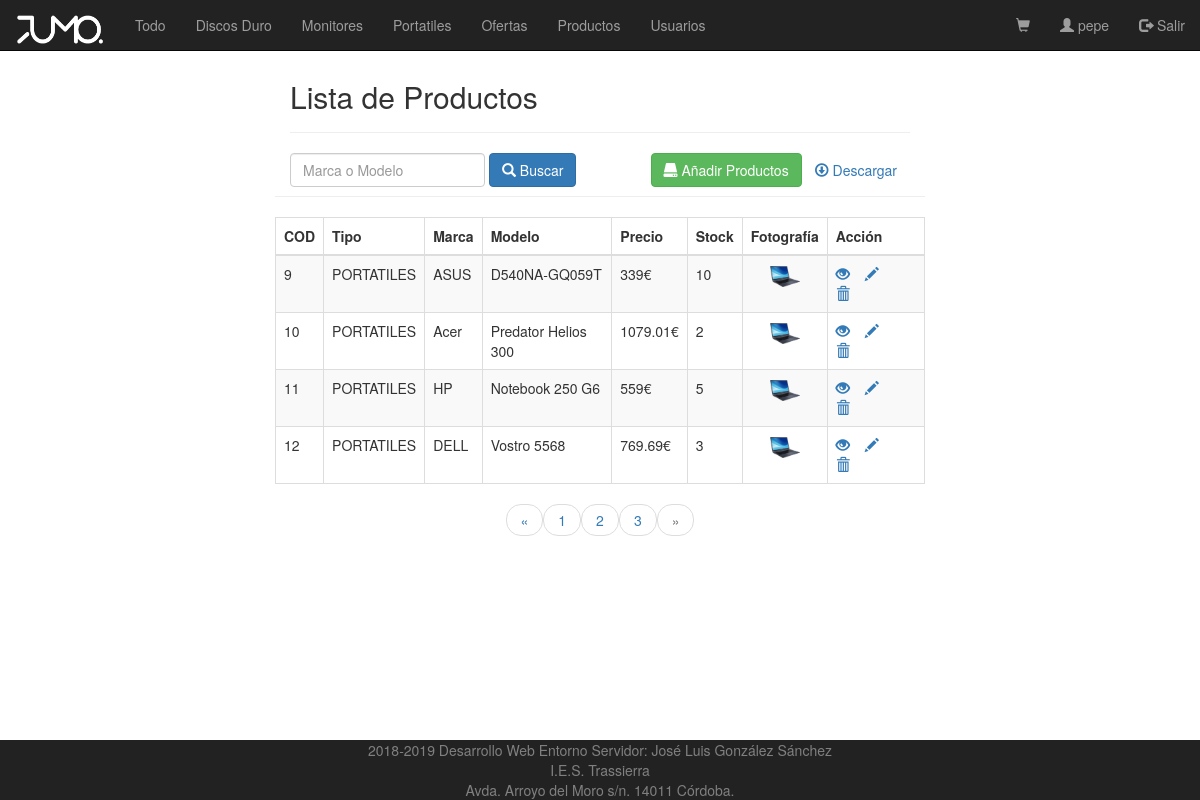
/vistas/admin_listado_productos.php?limit=4&page=3 (signed in), run on the app's committed database.
### tables this page shows
CREATE TABLE IF NOT EXISTS `usuarios` (
  `ID` int(11) NOT NULL AUTO_INCREMENT,
  `NOMBRE` varchar(100) NOT NULL DEFAULT '',
  `PASS` varchar(100) NOT NULL,
  `EMAIL` varchar(100) NOT NULL,
  `DIRECCION` varchar(100) NOT NULL,
  `FOTO` varchar(100) NOT NULL,
  `ADMIN` tinyint(1) NOT NULL DEFAULT '0',
  PRIMARY KEY (`ID`)
);

CREATE TABLE IF NOT EXISTS `productos` (
  `ID` int(11) NOT NULL AUTO_INCREMENT,
  `TIPO` varchar(20) NOT NULL DEFAULT 'OTROS',
  `MARCA` varchar(100) NOT NULL,
  `MODELO` varchar(50) NOT NULL,
  `DESCRIPCION` varchar(1000) NOT NULL,
  `PRECIO` float NOT NULL,
  `STOCK` int(5) NOT NULL,
  `OFERTA` tinyint(1) NOT NULL,
  `FOTO` varchar(100) NOT NULL,
  PRIMARY KEY (`ID`),
  KEY `fk_pro_tipo` (`TIPO`)
);

### controladores/ControladorUsuario.php (called while the page is built, shortened)
<?php
require_once MODEL_PATH . "Usuario.php";
require_once CONTROLLER_PATH . "ControladorBD.php";
class ControladorUsuario {
    static private $instancia = null;
    public static function getControlador() {
        if (self::$instancia == null) {
            self::$instancia = new ControladorUsuario();
        }
        return self::$instancia;
    }
    public function buscarUsuarioID($id) {
        $bd = ControladorBD::getControlador();
        $bd->abrirBD();
        $consulta = "select * from usuarios where ID = '" . $id ."'";
        $filas = $bd->consultarBD($consulta);
        if ($filas->rowCount() > 0) {
            while ($fila = $filas->fetch()) {
                $usuario = new Usuario($fila['ID'], $fila['NOMBRE'], $fila['PASS'], $fila['EMAIL'], $fila['DIRECCION'], $fila['FOTO'], $fila['ADMIN']);
            }
            return $usuario;
        } else {
            return null;
        }
    }
}

### controladores/ControladorBD.php (called while the page is built, shortened)
<?php
class ControladorBD {
    private $servername = "localhost";
    private $username = "root";
    private $password = "";
    private $dbname = "tienda";
    private $bd;
    static private $instancia = null;
    public static function getControlador() {
        if (self::$instancia == null) {
            self::$instancia = new ControladorBD();
        }
        return self::$instancia;
    }
    public function abrirBD() {
        try {
            $this->bd = new PDO("mysql:host=$this->servername;dbname=$this->dbname", $this->username, $this->password);
            $this->bd->setAttribute(PDO::ATTR_ERRMODE, PDO::ERRMODE_EXCEPTION);
        } catch (PDOException $e) {
            die("conexión fallida " . $e->getMessage());
        }
    }
    public function cerrarBD() {
        $this->bd = null;
    }
    public function consultarBD($consulta) {
        if ($this->rs = $this->bd->query($consulta)) {
            return $this->rs;
        } else {
            echo "ERROR: No se puede ejecutar consulta $consulta. " . $this->bd->error;
        }
    }
}

### modelos/Usuario.php (called while the page is built, shortened)
<?php
class Usuario implements Serializable {
    private $id;
    private $nombre;
    private $admin;
    public function __construct($id, $nombre, $pass, $email, $direccion, $foto, $admin) {
        $this->id = $id;
        $this->nombre = $nombre;
        $this->admin = $admin;
    }
    function getId() {
        return $this->id;
    }
    function getNombre() {
        return $this->nombre;
    }
    function getAdmin() {
        return $this->admin;
    }
}

### controladores/ControladorProducto.php (called while the page is built, shortened)
<?php
require_once MODEL_PATH . "Producto.php";
require_once CONTROLLER_PATH . "ControladorBD.php";
class ControladorProducto {
    static private $instancia = null;
    public static function getControlador() {
        if (self::$instancia == null) {
            self::$instancia = new ControladorProducto();
        }
        return self::$instancia;
    }
 public function getConsultaListado($marca, $modelo){
     return "select * from productos where marca like '%".$marca."%' or modelo like '%".$modelo."%'";
 }
}

### modelos/Producto.php (called while the page is built, shortened)
<?php
class Producto implements Serializable {
    private $id;
    private $tipo;
    private $marca;
    private $modelo;
    private $precio;
    private $stock;
    private $foto;
    public function __construct($id, $tipo, $marca, $modelo, $descripcion, $precio, $stock, $oferta, $foto) {
        $this->id = $id;
        $this->tipo = $tipo;
        $this->marca = $marca;
        $this->modelo = $modelo;
        $this->precio = $precio;
        $this->stock = $stock;
        $this->foto = $foto;
    }
    public function getId() {
        return $this->id;
    }
    public function getTipo() {
        return $this->tipo;
    }
    public function getMarca() {
        return $this->marca;
    }
    public function getModelo() {
        return $this->modelo;
    }
    public function getPrecio() {
        return $this->precio;
    }
    public function getStock() {
        return $this->stock;
    }
    public function getFoto() {
        return $this->foto;
    }
}

### vistas/admin_listado_productos.php (the view, shortened to what this page needs)
<?php
require_once CONTROLLER_PATH . "ControladorProducto.php";
require_once CONTROLLER_PATH . "Paginador.php";
require_once VIEW_PATH."cabecera.php";
require_once VIEW_PATH."navbar.php";
?>
<div class="wrapper">
    <div class="container-fluid">
        <div class="row">
            <div class="col-md-12">
                <div class="page-header clearfix">
                    <h2 class="pull-left">Lista de Productos</h2>
                </div>
                <form class="form-inline" action="<?php echo htmlspecialchars($_SERVER["PHP_SELF"]); ?>" method="post">
                    <div class="form-group mx-sm-5 mb-2">
                        <input type="text" class="form-control" id="buscar" name="producto" placeholder="Marca o Modelo">
                    </div>
                    <button type="submit" class="btn btn-primary mb-2"> <span class="glyphicon glyphicon-search"></span>  Buscar</button>
                    <a href="/tienda/utilidades/descargar_productos.php" class="btn pull-right" target="_blank"><span class="glyphicon glyphicon-download"></span>  Descargar</a>
                    <a href="admin_crear_productos.php" class="btn btn-success pull-right"><span class="glyphicon glyphicon-hdd"></span>  Añadir Productos</a>
                </form>
            </div>
            <div class="page-header clearfix">
            </div>
            <?php
            if (!isset($_POST["producto"])) {
                $marca = "";
                $modelo = "";
            } else {
                $marca = $_POST["producto"];
                $modelo = $_POST["producto"];
            }
            $controlador = ControladorProducto::getControlador();
            $pagina = ( isset($_GET['page']) ) ? $_GET['page'] : 1;
            $enlaces = ( isset($_GET['enlaces']) ) ? $_GET['enlaces'] : 10;
            $consulta = $controlador->getConsultaListado($marca, $modelo);
            $limite = 4;
            $paginador  = new Paginador($consulta, $limite);
            $resultados = $paginador->getDatos($pagina);
            if (count( $resultados->datos)>0) {
                echo "<table class='table table-bordered table-striped'>";
                echo "<thead>";
                echo "<tr>";
                echo "<th>COD</th>";
                echo "<th>Tipo</th>";
                echo "<th>Marca</th>";
                echo "<th>Modelo</th>";
                echo "<th>Precio</th>";
                echo "<th>Stock</th>";
                echo "<th>Fotografía</th>";
                echo "<th>Acción</th>";
                echo "</tr>";
                echo "</thead>";
                echo "<tbody>";
                foreach($resultados->datos as $dato){
                    $producto = new Producto($dato["ID"], $dato["TIPO"], $dato["MARCA"], $dato["MODELO"], $dato["DESCRIPCION"], $dato["PRECIO"],
                            $dato["STOCK"], $dato["OFERTA"], $dato["FOTO"]);
                    echo "<tr>";
                    echo "<td>" . $producto->getId() . "</td>";
                    echo "<td>" . $producto->getTipo() . "</td>";
                    echo "<td>" . $producto->getMarca() . "</td>";
                    echo "<td>" . $producto->getModelo() . "</td>";
                    echo "<td>" . $producto->getPrecio() . "€</td>";
                    echo "<td>" . $producto->getStock() . "</td>";
                    echo "<td> <div class='text-center'>";
                    echo "<img src='".PICTURE_PATH.$producto->getFoto()."' class='rounded' class='img-thumbnail' width='30' height='auto'>";
                    echo "</div>";
                    echo "</td>";
                    echo "<td>";
                    echo "<a href='admin_leer_productos.php?id=" . base64_encode($producto->getId()) . "' title='Ver Productos' data-toggle='tooltip'><span class='glyphicon glyphicon-eye-open'></span></a>";
                    echo "<a href='admin_actualizar_productos.php?id=" . base64_encode($producto->getId()) . "' title='Actualizar Productos' data-toggle='tooltip'><span class='glyphicon glyphicon-pencil'></span></a>";
                    echo "<a href='admin_borrar_productos.php?id=" . base64_encode($producto->getId()) . "' title='Borar Productos' data-toggle='tooltip'><span class='glyphicon glyphicon-trash'></span></a>";
                    echo "</td>";
                    echo "</tr>";
                }
                echo "</tbody>";
                echo "</table>";
                echo "<ul class='pager'>";
                echo $paginador->crearLinks($enlaces);
                echo "</ul>";
            } else {
                echo "<p class='lead'><em>No se ha encontrado datos de productos.</em></p>";
            }
            ?>
        </div>
    </div>
</div>
<?php require_once VIEW_PATH."pie.php"; ?>

### vistas/navbar.php (shortened to what this page needs)
<?php
require_once CONTROLLER_PATH . "ControladorUsuario.php";
require_once CONTROLLER_PATH . "ControladorCarrito.php";
if(isset($_SESSION['USUARIO'])){
    $contUsuario = ControladorUsuario::getControlador();
    $id = base64_decode($_SESSION['USUARIO']);
    $usuario = $contUsuario->buscarUsuarioID($id);
} else{
    $usuario = new Usuario(-1, "", "", "", "", "", -1);
}
$itemsCarrito = 0;
echo "<nav class='navbar navbar-inverse navbar-fixed-top'>";
  echo "<div class='container-fluid'>";
    echo "<div class='navbar-header'>";
        echo "<a class='navbar-brand' href='/tienda/index.php'>";
            echo "<span id='foo'>";
                echo "<img src='/tienda/imagenes/logo.png' height='30' width='90' alt='logo'/>";
            echo "</span>";
        echo "</a>";
    echo "</div>";
     echo "<ul class='nav navbar-nav'>";
    if($usuario->getAdmin()<=1){
      echo "<li><a href='principal.php?tipo=Todo'>Todo</a></li>";
      echo "<li><a href='principal.php?tipo=DiscoDuro'>Discos Duro</a></li>";
      echo "<li><a href='principal.php?tipo=Monitores'>Monitores</a></li>";
      echo "<li><a href='principal.php?tipo=Portatiles'>Portatiles</a></li>";
      echo "<li><a href='principal.php?tipo=Ofertas'>Ofertas</a></li>";
    }if($usuario->getAdmin()==1) {
      echo "<li><a href='admin_listado_productos.php'>Productos</a></li>";
      echo "<li><a href='admin_listado_usuarios.php'>Usuarios</a></li>";
    }
    echo "</ul>";
    echo "<ul class='nav navbar-nav navbar-right'>";
      if($usuario->getAdmin()>=0){
        if($itemsCarrito>0){
            echo "<li><a id='carrito' href='carrito_compra.php'><span class='glyphicon glyphicon-shopping-cart'></span><font color='darksalmon'> ".$itemsCarrito."</font></a></li>";
        }else{
            echo "<li><a id='carrito' href='carrito_compra.php'><span class='glyphicon glyphicon-shopping-cart'></span>  </a></li>";
        }
        echo "<li><a href='ficha.php?id=" .  base64_encode($usuario->getId()) . "''><span class='glyphicon glyphicon-user'></span>  ".$usuario->getNombre()."</a></li>";
        echo "<li><a href='salir.php'><span class='glyphicon glyphicon-log-out'></span> Salir</a></li>";
      }else if($usuario->getAdmin()==-1){
        echo "<li><a href='registro.php'><span class='glyphicon glyphicon-user'></span> Registrarse</a></li>";
        echo "<li><a href='identificacion.php'><span class='glyphicon glyphicon-log-in'></span> Identificarse</a></li>";
      }
    echo "</ul>";
  echo "</div>";
echo "</nav>";
echo "<br><br>";
?>

### vistas/cabecera.php (style rules this page uses)
.wrapper { width: 650px; margin: 0 auto; }
.page-header h2 { margin-top: 0; }
table tr td:last-child a { margin-right: 15px; }

### data on the page
usuarios: NOMBRE "pepe"
productos: ID "9", TIPO "PORTATILES", MARCA "ASUS", MODELO "D540NA-GQ059T", PRECIO "339", STOCK "10", FOTO (picture)
productos: ID "10", TIPO "PORTATILES", MARCA "Acer", MODELO "Predator Helios 300", PRECIO "1079.01", STOCK "2", FOTO (picture)
productos: ID "11", TIPO "PORTATILES", MARCA "HP", MODELO "Notebook 250 G6", PRECIO "559", STOCK "5", FOTO (picture)
productos: ID "12", TIPO "PORTATILES", MARCA "DELL", MODELO "Vostro 5568", PRECIO "769.69", STOCK "3", FOTO (picture)
